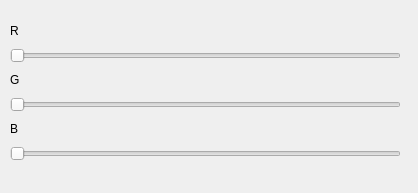
<?xml version="1.0" encoding="UTF-8"?>
<ui version="4.0">
 <class>Form</class>
 <widget class="QWidget" name="Form">
  <property name="geometry">
   <rect>
    <x>0</x>
    <y>0</y>
    <width>418</width>
    <height>193</height>
   </rect>
  </property>
  <property name="windowTitle">
   <string>Form</string>
  </property>
  <widget class="QWidget" name="verticalLayoutWidget">
   <property name="geometry">
    <rect>
     <x>10</x>
     <y>20</y>
     <width>391</width>
     <height>141</height>
    </rect>
   </property>
   <layout class="QVBoxLayout" name="verticalLayout">
    <item>
     <widget class="QLabel" name="label_r">
      <property name="text">
       <string>R</string>
      </property>
     </widget>
    </item>
    <item>
     <widget class="QSlider" name="horizontalSlider">
      <property name="orientation">
       <enum>Qt::Horizontal</enum>
      </property>
     </widget>
    </item>
    <item>
     <widget class="QLabel" name="label_g">
      <property name="text">
       <string>G</string>
      </property>
     </widget>
    </item>
    <item>
     <widget class="QSlider" name="horizontalSlider_2">
      <property name="orientation">
       <enum>Qt::Horizontal</enum>
      </property>
     </widget>
    </item>
    <item>
     <widget class="QLabel" name="label_b">
      <property name="text">
       <string>B</string>
      </property>
     </widget>
    </item>
    <item>
     <widget class="QSlider" name="horizontalSlider_3">
      <property name="orientation">
       <enum>Qt::Horizontal</enum>
      </property>
     </widget>
    </item>
   </layout>
  </widget>
 </widget>
 <resources/>
 <connections/>
</ui>
